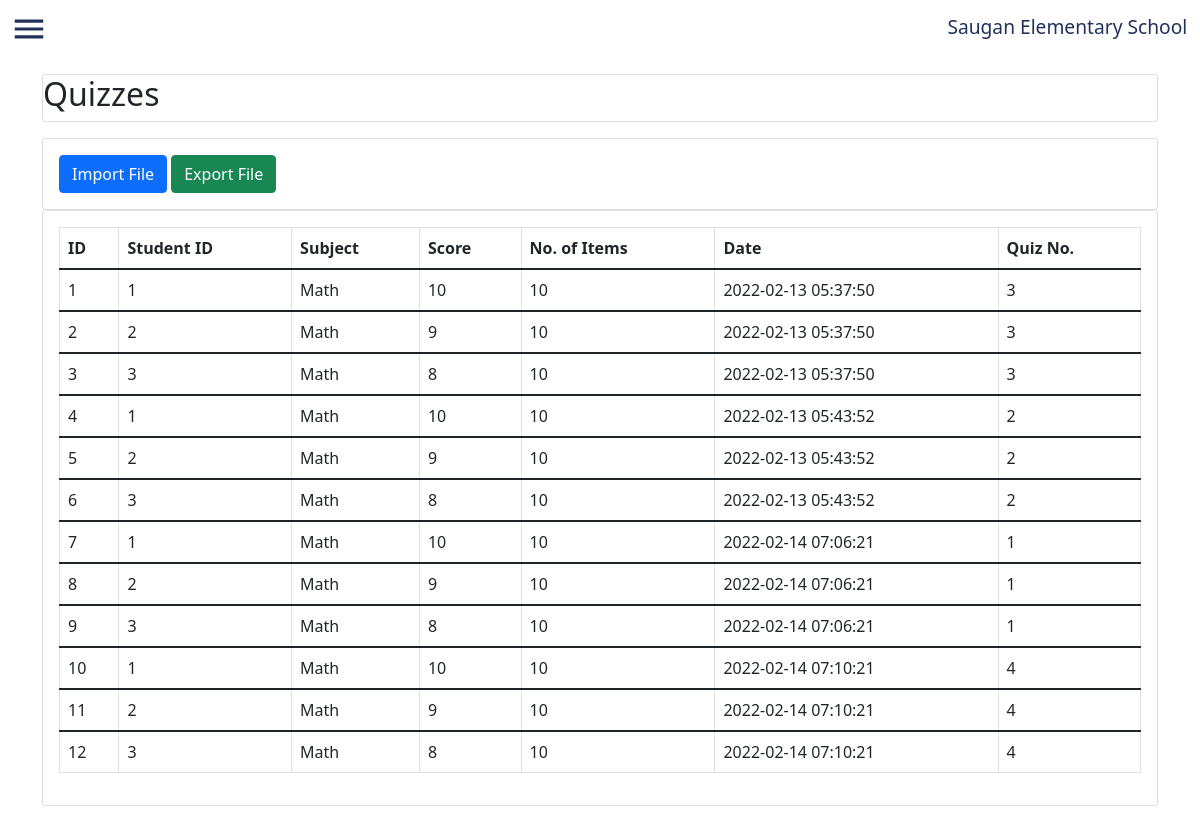
The app's page /quizzes.php with its own data.
### tables this page shows
CREATE TABLE `quizzes` (
  `id` int(200) NOT NULL,
  `stud_id` int(100) NOT NULL,
  `subject` varchar(100) NOT NULL,
  `score` int(100) NOT NULL,
  `items` varchar(100) NOT NULL,
  `dateposted` timestamp NOT NULL DEFAULT current_timestamp() ON UPDATE current_timestamp(),
  `quiz_no` varchar(100) NOT NULL
);

### quizzes.php (the view, shortened to what this page needs)
<?php
include "connect.php";
?>
<!DOCTYPE html>
<html>
<head>
	<link href="https://cdn.jsdelivr.net/npm/bootstrap@5.1.3/dist/css/bootstrap.min.css" rel="stylesheet">
	<link rel="stylesheet" type="text/css" href="sidebarother.css">
	<link rel="stylesheet" type="text/css" href="homepageother.css">
</head>
<body>
<section class="headerhome">
		<svg xmlns="http://www.w3.org/2000/svg" height="24" viewBox="0 0 24 24" width="24" id="hamburger"> <path d="M0 0h24v24H0z" fill="none" /> <path d="M3 18h18v-2H3v2zm0-5h18v-2H3v2zm0-7v2h18V6H3z" /></svg>
		<a href="teacherhome.php" class="linkhome" id="linkhome">Saugan Elementary School</a>
</section>
	<div class="container">
		<div class ="jumbotron">
			<div class="card my-3">
				<h2>Quizzes</h2>
			</div>
			<div class="card">
				<div class="card-body">
					<button type="button" class="btn btn-primary" data-bs-toggle="modal" data-bs-target="#studentimportmodal">
  					Import File
					</button>
					<button type="button" class="btn btn-success" data-bs-toggle="modal" data-bs-target="#studentexportmodal">
  					Export File
					</button>
				</div>
			</div>
				<div class="card">
					<div class="card-body">
					<?php
						$query = "SELECT * from `quizzes`";
						$query_run = mysqli_query($con,$query);
					?>
					<div class ="table-responsive col-lg-12">
						<table class="table table-bordered">
							  <thead>
							    <tr>
							      <th scope="col">ID</th>
							      <th scope="col">Student ID</th>
							      <th scope="col">Subject</th>
							      <th scope="col">Score</th>
							      <th scope="col">No. of Items</th>
							      <th scope="col">Date</th>
							      <th scope="col">Quiz No.</th>
							    </tr>
							  </thead>
					<?php
					if ($query_run)
					{
						foreach ($query_run as $row)
					{
					?>
							  <tbody>
							    <tr>
							      <td><?php echo $row['id']; ?></td>
							      <td><?php echo $row['stud_id']; ?></td>
							      <td><?php echo $row['subject']; ?></td>
							      <td><?php echo $row['score']; ?></td>
							      <td><?php echo $row['items']; ?></td>
							      <td><?php echo $row['dateposted']; ?></td>
							      <td><?php echo $row['quiz_no']; ?></td>
							    </tr>
							  </tbody>
					<?php
							}
						}
						else{
						echo "Data does not exist";
						}
					?>
							</table>
						</div>
					</div>
				</div>
		</div>
	</div>
<br><br>
</body>
</html>

### sidebarother.css (style rules this page uses)
body { margin: 0; padding: 0; }
#hamburger { fill: #213159; height: 38px; width: 38px; margin: 10px; cursor: pointer; }

### homepageother.css (style rules this page uses)
.linkhome { font-size: 1.2rem; text-decoration: none; color: #213159; padding: 0.8rem; float: right; transition: .3s ease; }

### records on screen
quizzes: id "1", stud "1", subject "Math", score "10", items "10", dateposted "2022-02-13 05:37:50", quiz_no "3"
quizzes: id "2", stud "2", subject "Math", score "9", items "10", dateposted "2022-02-13 05:37:50", quiz_no "3"
quizzes: id "3", stud "3", subject "Math", score "8", items "10", dateposted "2022-02-13 05:37:50", quiz_no "3"
quizzes: id "4", stud "1", subject "Math", score "10", items "10", dateposted "2022-02-13 05:43:52", quiz_no "2"
quizzes: id "5", stud "2", subject "Math", score "9", items "10", dateposted "2022-02-13 05:43:52", quiz_no "2"
quizzes: id "6", stud "3", subject "Math", score "8", items "10", dateposted "2022-02-13 05:43:52", quiz_no "2"
quizzes: id "7", stud "1", subject "Math", score "10", items "10", dateposted "2022-02-14 07:06:21", quiz_no "1"
quizzes: id "8", stud "2", subject "Math", score "9", items "10", dateposted "2022-02-14 07:06:21", quiz_no "1"
quizzes: id "9", stud "3", subject "Math", score "8", items "10", dateposted "2022-02-14 07:06:21", quiz_no "1"
quizzes: id "10", stud "1", subject "Math", score "10", items "10", dateposted "2022-02-14 07:10:21", quiz_no "4"
quizzes: id "11", stud "2", subject "Math", score "9", items "10", dateposted "2022-02-14 07:10:21", quiz_no "4"
quizzes: id "12", stud "3", subject "Math", score "8", items "10", dateposted "2022-02-14 07:10:21", quiz_no "4"
